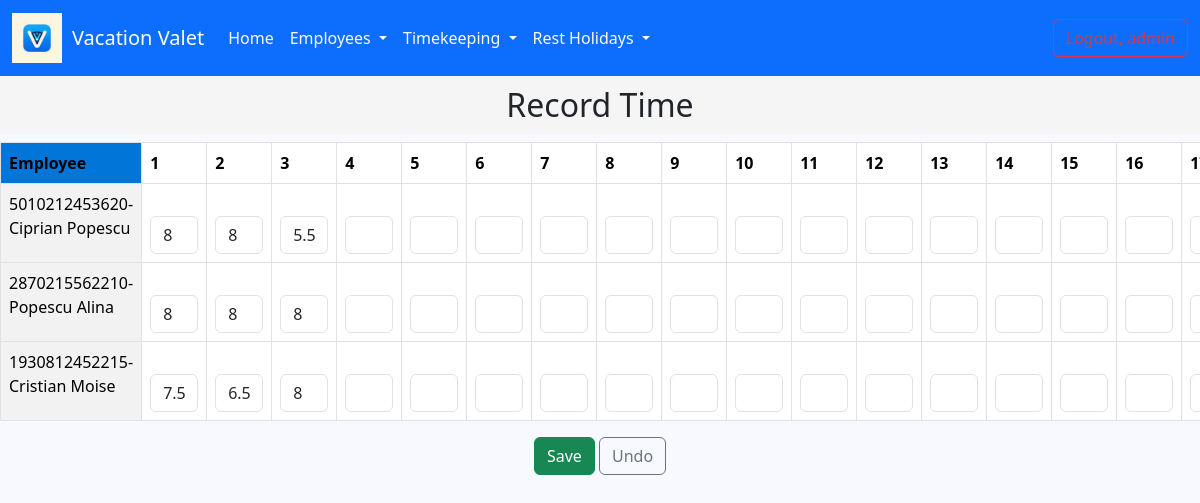
Page /record-time/ (signed in) on the earlier database version.
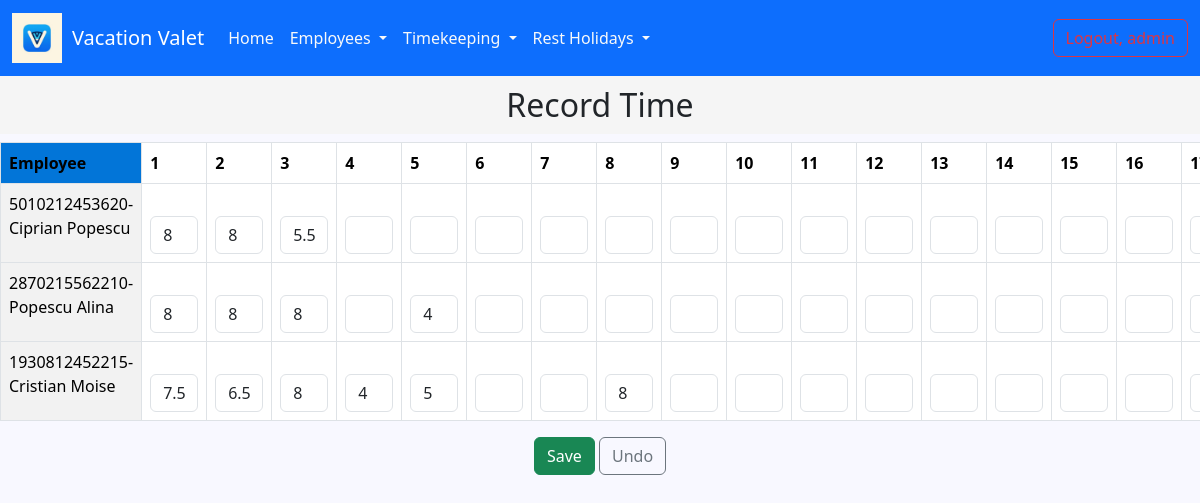
Same page on the later database version.
### employee/models.py (models this page shows, shortened)
class Employee(AbstractUser):
    GENDER_OPTIONS = (
        ('male', 'Male'),
        ('female', 'Female')
    )
    cnp = models.IntegerField(blank=False, null=True, unique=True)
    gender = models.CharField(max_length=6, choices=GENDER_OPTIONS, null=True)
    birth_date = models.DateField(null=True, blank=False)
    departament = models.ForeignKey(Department, on_delete=models.CASCADE, null=True)
    start_date = models.DateField(null=True)
    end_date = models.DateField(null=True, blank=True)
    notice_date = models.DateField(null=True, blank=True)
    address = models.TextField(blank=True, null=True)
    is_supervisor = models.BooleanField(default=False)
    days_off = models.IntegerField(default=21, null=False)
    created_at = models.DateTimeField(auto_now_add=True)
    updated_at = models.DateTimeField(auto_now=True)

### employee/views.py (the view, shortened to what this page needs)
# urls.py: path('record-time/', views.record_time_view, name='record-time'),
@login_required
def record_time_view(request):
    employees = Employee.objects.filter(is_superuser=False)
    today = datetime.date.today()
    month = today.month
    year = today.year
    num_days = calendar.monthrange(year, month)[1]
    days = [i for i in range(1, num_days + 1)]
    first_day = datetime.date(year, month, 1)
    last_day = datetime.date(year, month, num_days)
    weekend_days = [day for day in range(first_day.day, last_day.day + 1) if
                    datetime.date(year, month, day).weekday() in [5, 6]]
    values = []
    for employee in employees:
        row = []
        for day in days:
            existing_record: TimeRecord = TimeRecord.objects.filter(employee=employee, date__year=year,
                                                                    date__month=month, date__day=day).first()
            if existing_record is not None:
                seconds = existing_record.duration.total_seconds()
                hours = seconds / 3600
                if hours == 0:
                    row.append('')
                elif hours == int(hours):
                    row.append(int(hours))
                else:
                    row.append(hours)
            else:
                row.append('')
        values.append(row)
    return render(request, 'record_time/record_time.html',
                  {'employees': employees, 'year': year, 'month': month, 'days': days, 'values': values,
                   'weekend_days': weekend_days})

### employee/templatetags/utils.py (called while the page is built)
@register.filter
def index(indexable, i):
    return indexable[i]

### templates/record_time/record_time.html (shortened to what this page needs)
{% extends 'base.html' %}
{% load static %}
{% load utils %}
{% block head %}
    <link rel="stylesheet" type="text/css" href="{% static 'css/time_record/time_record.css' %}">
{% endblock %}
{% block content %}
    <h2 class="text-center" id="header-text">Record Time</h2>
    <div class="scrollable-content">
        <form method="POST">
            <table class="table table-bordered">
                <thead class="sticky-header">
                <tr>
                    <th id="empl">Employee</th>
                    {% for day in days %}
                        <th>{{ day }}</th>
                    {% endfor %}
                </tr>
                </thead>
                <tbody class="sticky-content">
                {% for employee in employees %}
                    <tr>
                        <td id="emplrow">{{ employee.cnp }}-{{ employee.first_name }} {{ employee.last_name }}</td>
                        {% for day in days %}
                            <td id="boxes">
                                {% with pos1=forloop.parentloop.counter0 %}
                                    {% with pos2=forloop.counter0 %}
                                        <input type="text" value="{{ values|index:pos1|index:pos2 }}"
                                               name="pontaj_{{ employee.id }}_{{ year }}-{{ month }}-{{ day }}"
                                               id="pontaj_{{ employee.id }}_{{ day }}"
                                               class="form-control {% if day in weekend_days %}readonly{% endif %}"
                                               {% if day in weekend_days %}readonly{% endif %}>
                                    {% endwith %}
                                {% endwith %}
                            </td>
                        {% endfor %}
                    </tr>
                {% endfor %}
                </tbody>
            </table>
            <div class="text-center" id="btn">
                <button type="submit" class="btn btn-success text-center" id="savebtn">Save</button>
                <a href="{% url 'record-time' %}" class="btn btn-outline-secondary" id="vobtn">Undo</a>
            </div>
        </form>
    </div>
{% endblock %}

Differences in the rows shown:
shown differently, row unchanged: Employee "Alina": values (not shown) → "4"
changed Employee "Cristian": values (not shown) → "4"; values (not shown) → "5"; values (not shown) → "8"
